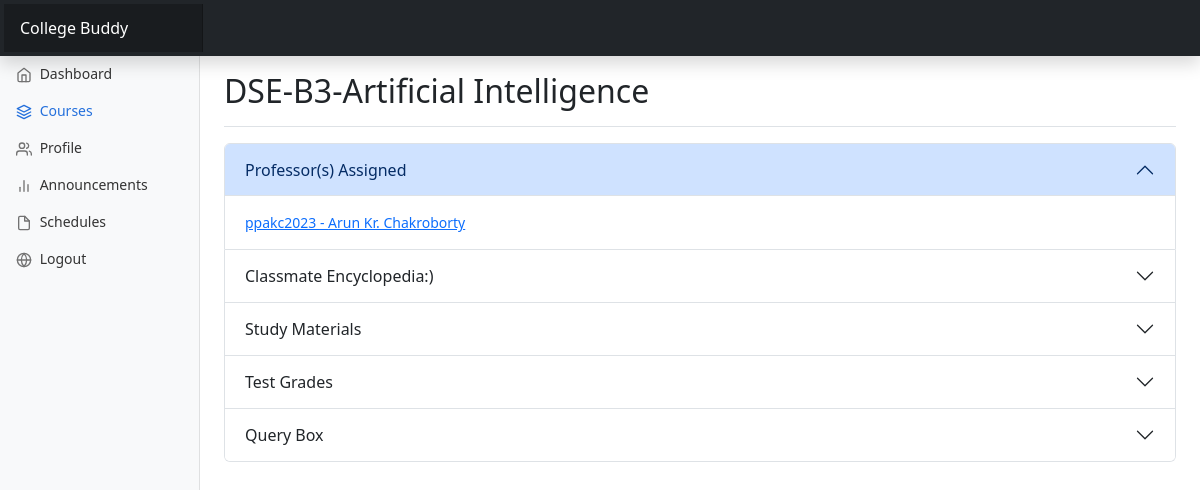
Screenshot of /DSE-B3/ with the database file from the repository.
### dashboard/models.py (models this page shows, shortened)
class Course(models.Model):
    course_id = models.CharField(max_length=20)
    name = models.CharField(max_length=50)
    description = models.TextField(blank=True, null=True)

class Professor(models.Model):
    professor_id = models.OneToOneField(User, on_delete=models.CASCADE, related_name='professor_profile')
    name = models.CharField(max_length=20, default='Anonymous')
    phone_no = models.CharField(max_length=20)
    profile_pic = models.ImageField(upload_to='professor_profile_pics/', blank=True, null=True)
    highest_qualification = models.CharField(max_length=50)
    department = models.ForeignKey('Department', on_delete=models.SET_NULL, blank=True, null=True, related_name='professors')
    courses_taught = models.ManyToManyField('Course', related_name='instructors')

### dashboard/views.py (the view)
# urls.py: path('<str:code>/', views.coursedetails,name='coursedetails'),
def coursedetails(request,code):
    course= Course.objects.get(course_id=code)
    professors=Professor.objects.filter(courses_taught=course)
    students=Student.objects.filter(enrolled_courses=course)
    is_student=request.user.groups.filter(name='Student').exists()
    context={
        'course' : course,
        'professors' : professors,
        'students' : students,
        'is_student': is_student
    }
    return render(request,'coursedetails.html',context)

### templates/coursedetails.html (shortened to what this page needs)
{% extends 'base.html' %}
{% block courses %}active{% endblock courses  %}
{% block header%}{{course.course_id}}-{{course.name}}{% endblock header %}
{% block body %}
<div class="accordion" id="accordionExample">
    <div class="accordion-item">
      <h2 class="accordion-header">
        <button class="accordion-button" type="button" data-bs-toggle="collapse" data-bs-target="#collapseOne" aria-expanded="true" aria-controls="collapseOne">
          Professor(s) Assigned
        </button>
      </h2>
      <div id="collapseOne" class="accordion-collapse collapse show" >
        <div class="accordion-body">
          {%for professor in professors%}
          <a href=# >{{professor.professor_id}} - {{professor.name}}</a>
          {%endfor%}
        </div>
      </div>
    </div>
    <div class="accordion-item">
      <h2 class="accordion-header">
        <button class="accordion-button collapsed" type="button" data-bs-toggle="collapse" data-bs-target="#collapseTwo" aria-expanded="false" aria-controls="collapseTwo">
          Classmate Encyclopedia:)
        </button>
      </h2>
    </div>
    <div class="accordion-item">
      <h2 class="accordion-header">
        <button class="accordion-button collapsed" type="button" data-bs-toggle="collapse" data-bs-target="#collapseThree" aria-expanded="false" aria-controls="collapseThree">
          Study Materials
        </button>
      </h2>
    </div>
    <div class="accordion-item">
        <h2 class="accordion-header">
          <button class="accordion-button collapsed" type="button" data-bs-toggle="collapse" data-bs-target="#collapseFour" aria-expanded="false" aria-controls="collapseFour">
            Test Grades
          </button>
        </h2>
    </div>
    <div class="accordion-item">
        <h2 class="accordion-header">
          <button class="accordion-button collapsed" type="button" data-bs-toggle="collapse" data-bs-target="#collapseFive" aria-expanded="false" aria-controls="collapseFive">
            Query Box
          </button>
        </h2>
    </div>
  </div>
{% endblock body %}

### static/dashboard.css (style rules this page uses)
body { font-size: .875rem; }

### rows the page displays
Course: course_id "DSE-B3", name "Artificial Intelligence"
Professor: professor_id "ppakc2023", name "Arun Kr. Chakroborty"
